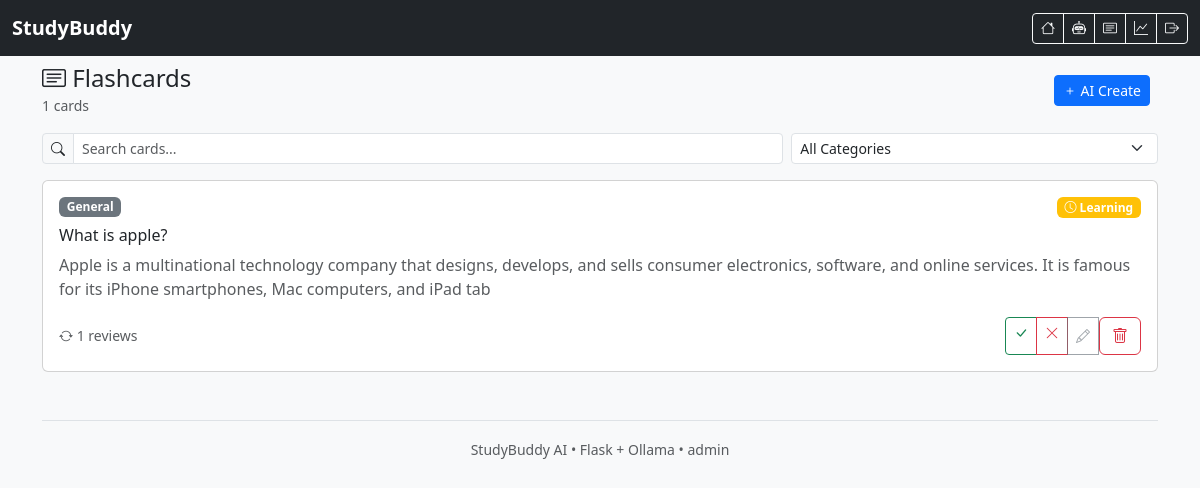
The app's page /flashcards (signed in) with its own data.
### app.py (models this page shows)
class Flashcard(db.Model):
    id = db.Column(db.Integer, primary_key=True)
    question = db.Column(db.String(500), nullable=False)
    answer = db.Column(db.String(1000), nullable=False)
    category = db.Column(db.String(100), default='General')
    created_date = db.Column(db.DateTime, default=lambda: datetime.now(timezone.utc))
    review_count = db.Column(db.Integer, default=0)
    mastered = db.Column(db.Boolean, default=False)
    user_id = db.Column(db.Integer, db.ForeignKey('user.id'), nullable=False)

class User(UserMixin, db.Model):
    id = db.Column(db.Integer, primary_key=True)
    username = db.Column(db.String(80), unique=True, nullable=False)
    password_hash = db.Column(db.String(200), nullable=False)

### app.py (the view)
@app.route('/flashcards')
@login_required
def flashcards():
    cards = Flashcard.query.filter_by(user_id=current_user.id).all()
    categories = db.session.query(Flashcard.category).filter_by(user_id=current_user.id).distinct().all()
    categories = [c[0] for c in categories]
    return render_template('flashcards.html', flashcards=cards, categories=categories)

### app.py (called while the page is built)
@login_manager.user_loader
def load_user(user_id):
    return db.session.get(User, int(user_id))

### templates/flashcards.html (shortened to what this page needs)
{% extends "base.html" %}
{% block content %}
<div class="d-flex justify-content-between align-items-center mb-3">
    <div>
        <h4 class="mb-0"><i class="bi bi-card-text"></i> Flashcards</h4>
        <small class="text-muted">{{ flashcards|length }} cards</small>
    </div>
    <div>
        <a href="{{ url_for('chat') }}" class="btn btn-primary btn-sm me-2">
            <i class="bi bi-plus"></i> AI Create
        </a>
    </div>
</div>
<div class="row g-2 mb-3">
    <div class="col-md-8">
        <div class="input-group input-group-sm">
            <span class="input-group-text"><i class="bi bi-search"></i></span>
            <input type="text" class="form-control" placeholder="Search cards..." id="searchInput">
        </div>
    </div>
    <div class="col-md-4">
        <select class="form-select form-select-sm" id="categoryFilter">
            <option value="all">All Categories</option>
        </select>
    </div>
</div>
{% if flashcards %}
<div id="flashcardsList">
    {% for card in flashcards %}
    <div class="card mb-2" data-category="{{ card.category }}">
        <div class="card-body">
            <div class="d-flex justify-content-between align-items-start mb-2">
                <span class="badge bg-secondary">{{ card.category }}</span>
                {% if card.mastered %}
                <span class="badge bg-success"><i class="bi bi-check-circle"></i> Mastered</span>
                {% else %}
                <span class="badge bg-warning"><i class="bi bi-clock"></i> Learning</span>
                {% endif %}
            </div>
            <h6 class="card-title">{{ card.question }}</h6>
            <p class="card-text text-muted">{{ card.answer }}</p>
            <div class="d-flex justify-content-between align-items-center mt-3">
                <small class="text-muted">
                    <i class="bi bi-arrow-repeat"></i> {{ card.review_count }} reviews
                </small>
                <div class="btn-group btn-group-sm">
                    <a href="{{ url_for('review_card', card_id=card.id, result='correct') }}"
                        class="btn btn-outline-success">
                        <i class="bi bi-check-lg"></i>
                    </a>
                    <a href="{{ url_for('review_card', card_id=card.id, result='wrong') }}"
                        class="btn btn-outline-danger">
                        <i class="bi bi-x-lg"></i>
                    </a>
                    <button class="btn btn-outline-secondary" disabled title="Edit coming soon">
                        <i class="bi bi-pencil"></i>
                    </button>
                    <form method="POST" action="{{ url_for('delete_flashcard', card_id=card.id) }}" class="d-inline"
                        onsubmit="return confirm('Delete this card?');">
                        <button type="submit" class="btn btn-outline-danger">
                            <i class="bi bi-trash"></i>
                        </button>
                    </form>
                </div>
            </div>
        </div>
    </div>
    {% endfor %}
</div>
{% endif %}
{% endblock %}

### templates/base.html (shortened to what this page needs)
<!DOCTYPE html>
<html lang="en">
<head>
    <link href="https://cdn.jsdelivr.net/npm/bootstrap@5.3.0/dist/css/bootstrap.min.css" rel="stylesheet">
    <link rel="stylesheet" href="https://cdn.jsdelivr.net/npm/bootstrap-icons@1.10.0/font/bootstrap-icons.css">
</head>
<body class="bg-light">
    <nav class="navbar navbar-expand-lg navbar-dark bg-dark fixed-top">
        <div class="container-fluid">
            <a class="navbar-brand fw-bold" href="{{ url_for('dashboard') }}">
                 StudyBuddy
            </a>
            {% if current_user.is_authenticated %}
            <div class="btn-group btn-group-sm" role="group">
                <a class="btn btn-outline-light" href="{{ url_for('dashboard') }}" title="Dashboard">
                    <i class="bi bi-house"></i>
                </a>
                <a class="btn btn-outline-light" href="{{ url_for('chat') }}" title="AI Chat">
                    <i class="bi bi-robot"></i>
                </a>
                <a class="btn btn-outline-light" href="{{ url_for('flashcards') }}" title="Flashcards">
                    <i class="bi bi-card-text"></i>
                </a>
                <a class="btn btn-outline-light" href="{{ url_for('progress') }}" title="Progress">
                    <i class="bi bi-graph-up"></i>
                </a>
                <a class="btn btn-outline-light" href="{{ url_for('logout') }}" title="Logout">
                    <i class="bi bi-box-arrow-right"></i>
                </a>
            </div>
            {% endif %}
        </div>
    </nav>
    <div class="container mt-5 pt-3">
        {% block content %}{% endblock %}
        <footer class="text-center text-muted mt-5 pt-3 border-top">
            <small>StudyBuddy AI • Flask + Ollama • {{ current_user.username if current_user.is_authenticated else 'Guest' }}</small>
        </footer>
    </div>
</body>
</html>

### records on screen
Flashcard: category "General", mastered False (drawn), question "What is apple?", answer "Apple is a multinational technology company that designs, develops, and sells consumer electronics, software, and online services. It is famous for its iPhone smartphones, Mac computers, and iPad tab", review_count "1"
User: username "admin"

### other values on screen
{{ flashcards|length }} "1"
